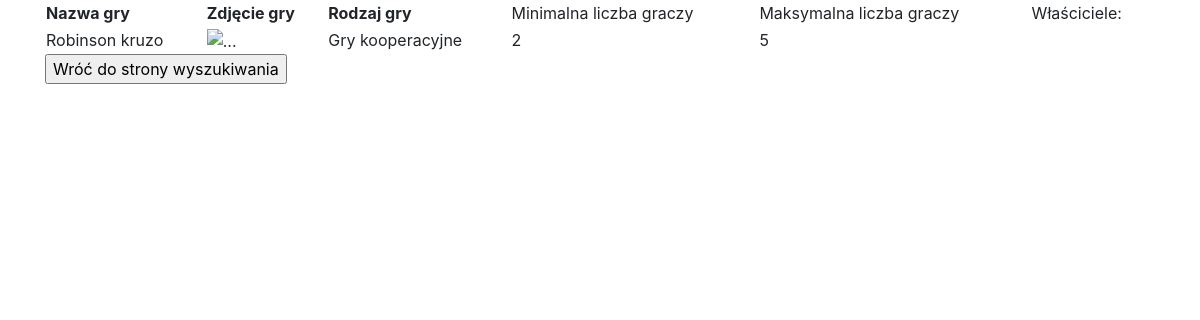
Page /a/6/ on the earlier database version.
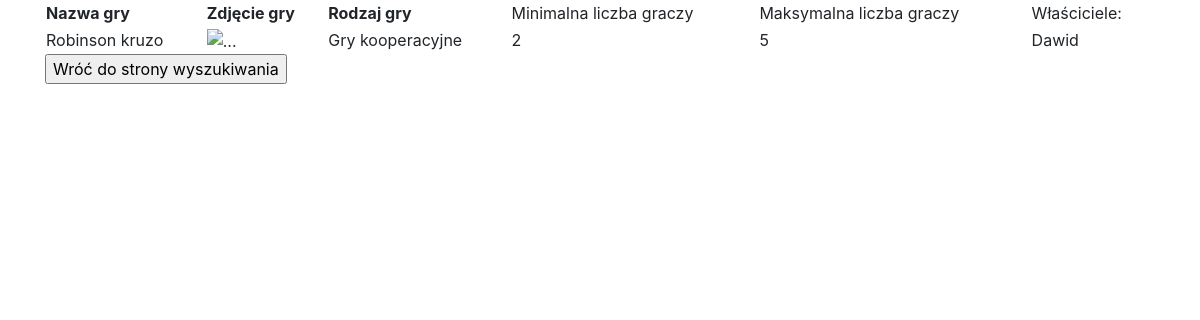
Same page on the later database version.
### main/models.py (models this page shows, shortened)
class Person(models.Model):
    name = models.CharField(verbose_name="Imie i nazwisko", max_length=128)
    game_type_like = models.CharField(
        verbose_name="Jaki typ gry lubi ta osoba najbardziej",
        max_length=30,
        choices=game_type_like_choices,
        default='wybierz',
    )
    def __str__(self):
        return self.name

### main/views.py (the view)
# urls.py: path('<int:pk>/', GameDetailView.as_view(), name='game-detail'), # jezeli zmienie "game-detail" to wtedy absolute url nie generuje sie do linku
class GameDetailView(DetailView):
    model = Game

### templates/main/game_detail.html (shortened to what this page needs)
<!doctype html>
<html lang="en">
<head>
        <link rel="stylesheet" href="https://stackpath.bootstrapcdn.com/bootstrap/4.4.1/css/bootstrap.min.css">
</head>
<body>
<div class="container">
<table style="width:100%" >
  <tr>
    <th>Nazwa gry</th>
    <th>Zdjęcie gry</th>
    <th>Rodzaj gry</th>
    <td>Minimalna liczba graczy</td>
    <td>Maksymalna liczba graczy</td>
    <td>Właściciele: </td>
  </tr>
  <tr>
    <td>{{ game.name }}</td>
    <td><img src="{{ game.image }}" alt="..."></td>
    <td>{{ game.game_type }}</td>
    <td>{{ game.min_player }}</td>
    <td>{{ game.max_player }}</td>
    <td>{% for owner in game.owner.all  %}{{ owner }}{% if not forloop.last %}, {% endif %} {% endfor %}</td>
  </tr>
</table>
    <input type="button" value="Wróć do strony wyszukiwania" onclick="window.location.href = 'http://127.0.0.1:8000/a/'">
</div>
</body>
</html>

Differences in the rows shown:
added Person: name "Dawid"
